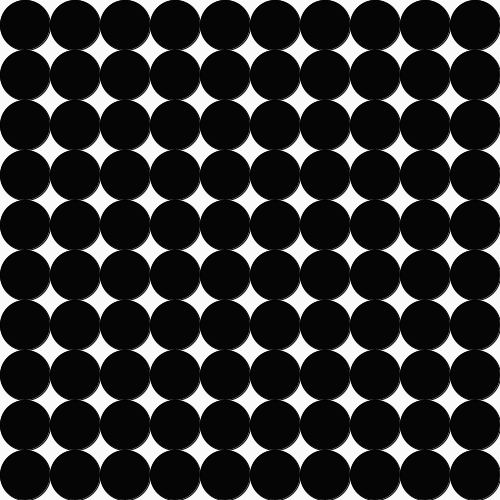
Frame 1 (no input)
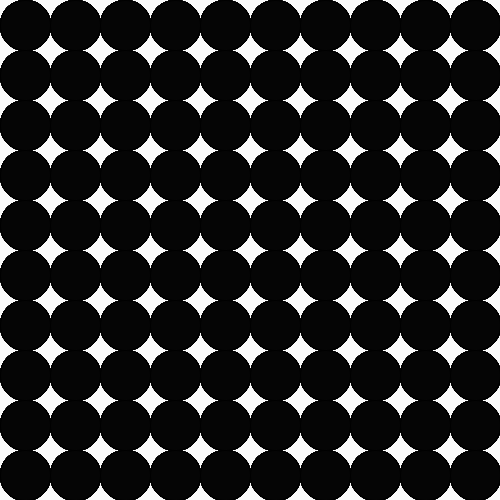
Frame 60 (the mouse pressed at the canvas centre just before this capture)
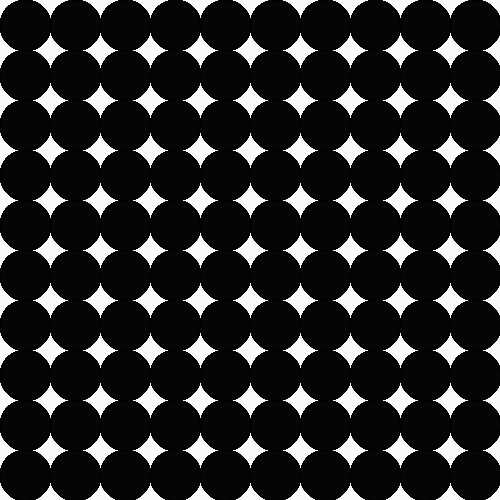
Frame 120 (the mouse held since frame 60 and released just before this capture)

The Processing sketch that drew these frames (run headless with seeded random() and noise(); from frame 60 on, the mouse is pressed at the canvas centre):

// Processing sketch: processing_80594
// ── processing_80594.pde


void setup ()
{
//la taille de mon sketch, le fond et le smooth
size(500,500);
background (250);
fill(5);
smooth();

}



//je crée une fonction draw
void draw ()
{

//je crée une boucle for
for (int posX=25; posX<width; posX =posX+50)
{ 
for (int posY=25; posY <height; posY= posY+50)
{ ellipse(posX,posY,50,50); }
}



}
